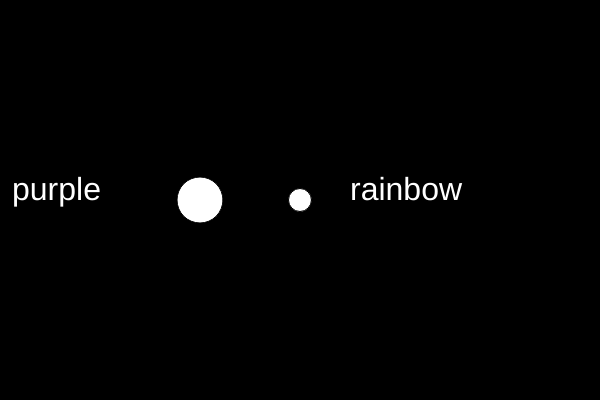
Frame 1 (no input)
Frame 60 (no input): identical to frame 1, image omitted
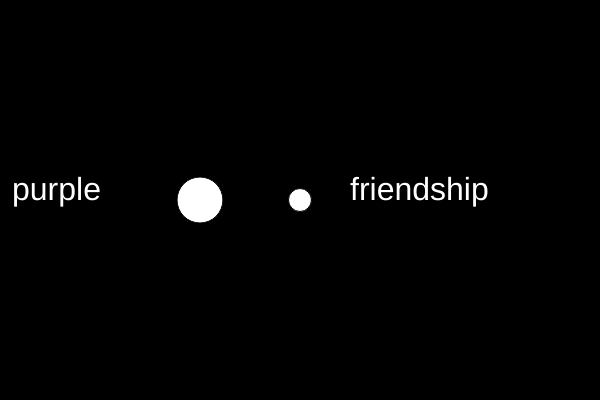
Frame 120 (the mouse pressed at the canvas centre since frame 60)

The p5.js sketch that drew these frames (run headless with seeded random() and noise() and a simulated clock; from frame 60 on, the mouse is pressed at the canvas centre):

// p5.js sketch
// ── sketch.js
var nums = [100, 25, 46, 72];
var num = 23;
var words = ["rainbow", "heart", "purple", "friendship", "love"];
var index = 0;
function setup() {
    createCanvas(600, 400);
}

function draw() {
    background(0);
    ellipse(300, 200, num, num);
    ellipse(200, 200, nums[2], nums[2]);

    fill(255);
    textSize(32);
    text(words[2], 12, 200);
    text(words[index], 350, 200);
}

function mousePressed() {
    // index = index +1;
    index = floor((random() * words.length));
    // if (index == words.length){
    //     index = 0;
    // }
    console.log(index);
}
